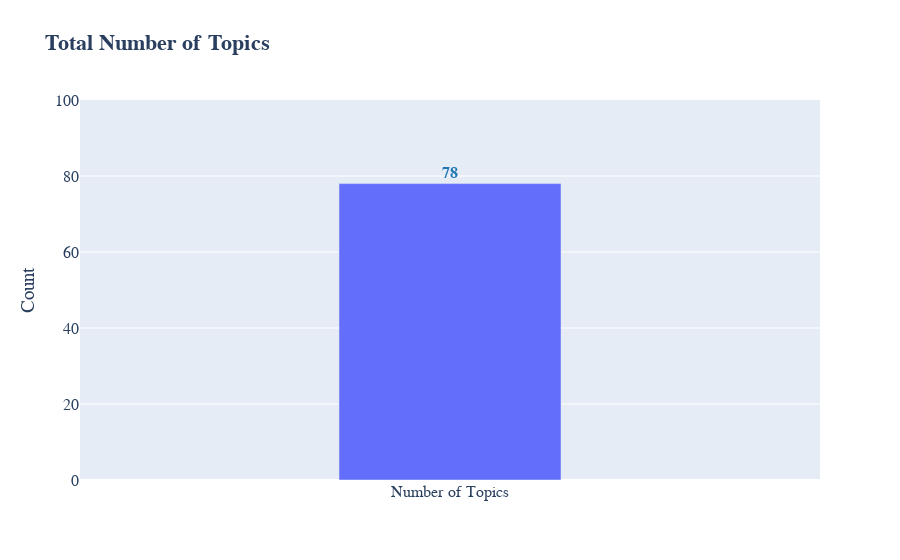

The code cell stored with this chart in its notebook:
### Code cell
# Create a Topics DF
topic_list = unique_subset_topics(df)

tmp_topic_df = pd.DataFrame(data = topic_list, columns = ['topics'])


# Number of Topics
single_subset_bar(df_ = tmp_topic_df, feature_ = 'topics', xaxis_title = 'Number of Topics', yrange = [0, 100])

### Figure 1 — Plotly figure (JSON) as saved in the notebook; plotly's stock layout.template omitted (floating-point values rounded to 4 significant figures)
{"data": [{"text": "<b>78<b>", "textfont": {"color": "#1f77b4", "family": "sans serif", "size": 16}, "textposition": "outside", "type": "bar", "width": [0.3], "x": ["Number of Topics"], "y": [78]}], "layout": {"font": {"family": "Courier New, monospace", "size": 16}, "title": {"text": "<b>Total Number of Topics<b>"}, "uniformtext": {"minsize": 8, "mode": "hide"}, "yaxis": {"range": [0, 100], "title": {"text": "Count"}}}}
